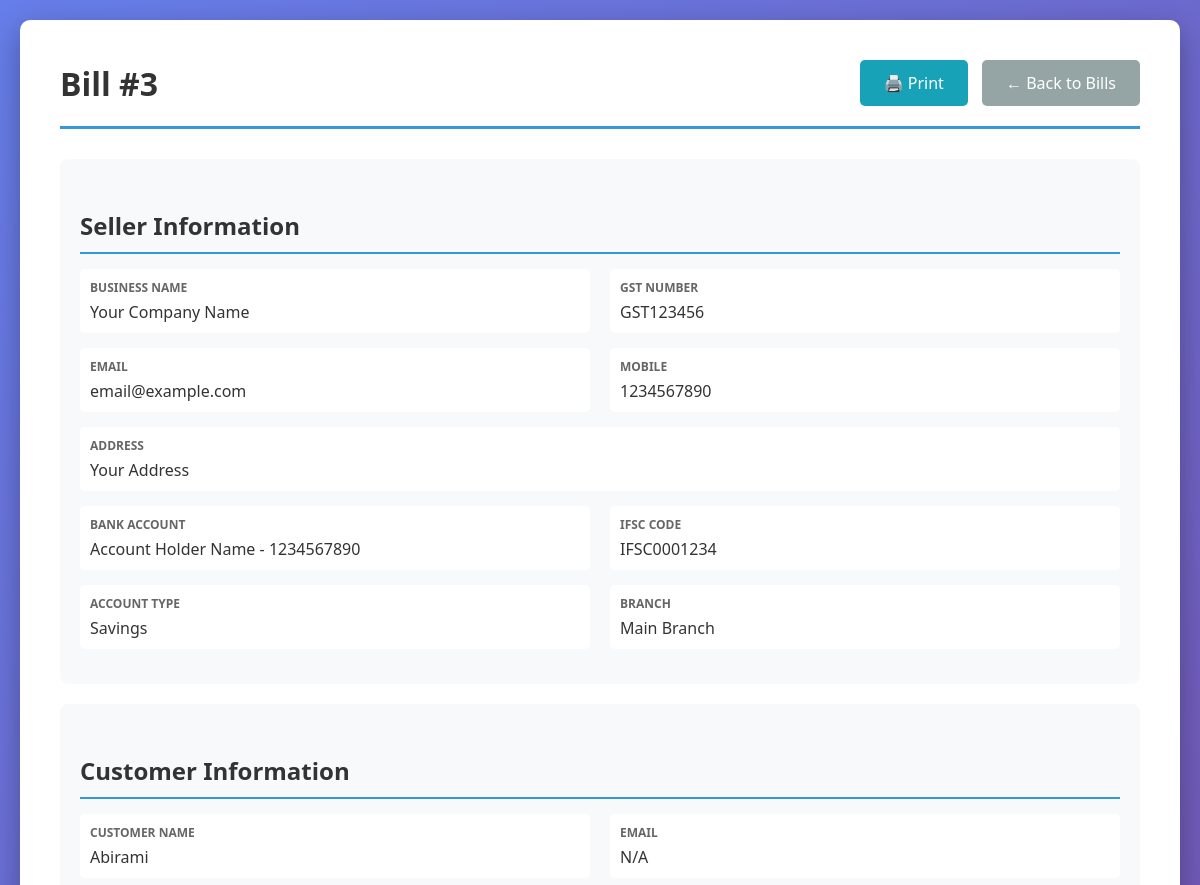
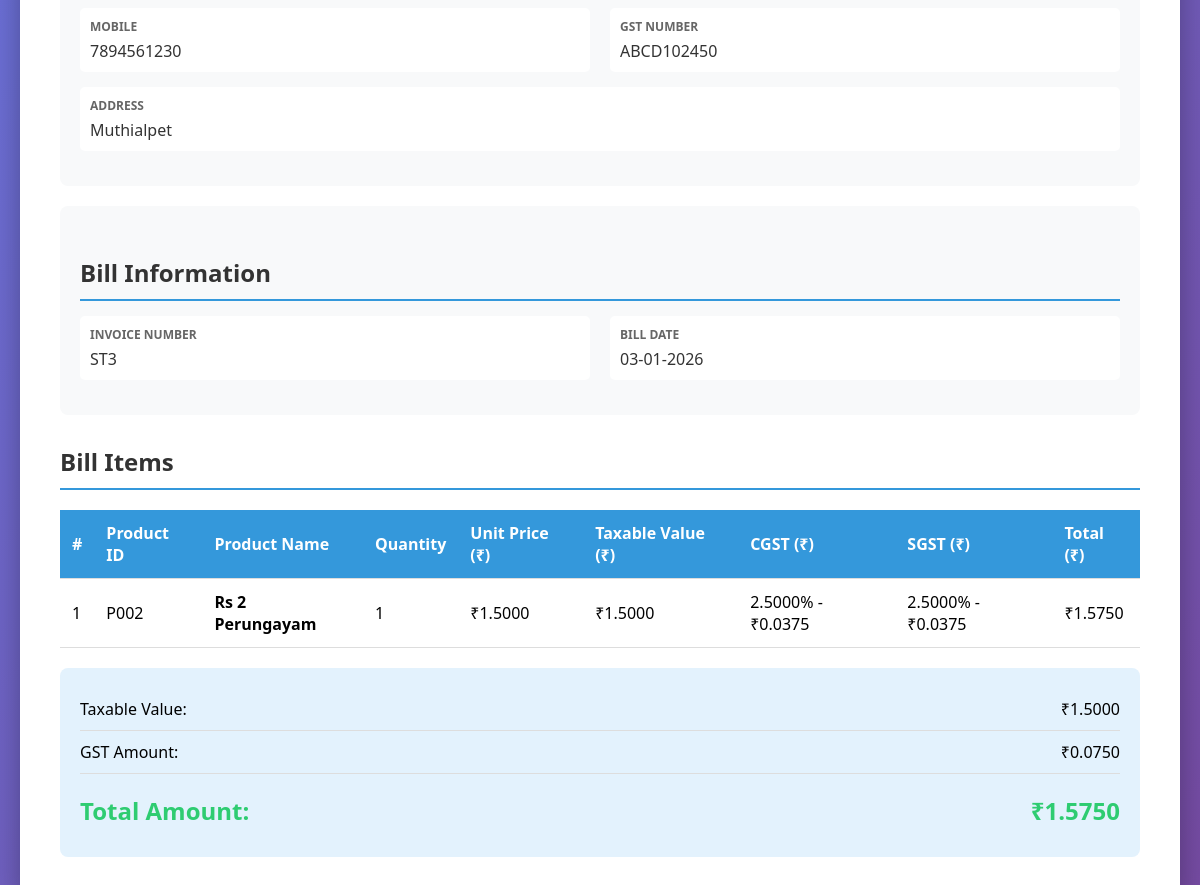
The app's page /billing/view/3 with its own data (2 pictures, top to bottom).
### tables this page shows
CREATE TABLE billing (
                    id INTEGER PRIMARY KEY AUTOINCREMENT,
                    bill_id TEXT UNIQUE NOT NULL,
                    customer_id INTEGER NOT NULL,
                    bill_date DATE NOT NULL,
                    subtotal REAL DEFAULT 0.0,
                    gst_amount REAL DEFAULT 0.0,
                    total_amount REAL NOT NULL DEFAULT 0.0,
                    payment_status TEXT DEFAULT 'Pending',
                    notes TEXT,
                    created_at TIMESTAMP DEFAULT CURRENT_TIMESTAMP,
                    FOREIGN KEY (customer_id) REFERENCES customers (id)
                );

CREATE TABLE seller_info (
            id INTEGER PRIMARY KEY AUTOINCREMENT,
            seller_name TEXT NOT NULL,
            address TEXT,
            email TEXT,
            mobile TEXT,
            gst_number TEXT,
            account_name TEXT,
            account_number TEXT,
            ifsc_code TEXT,
            account_type TEXT,
            branch TEXT,
            created_at TIMESTAMP DEFAULT CURRENT_TIMESTAMP,
            updated_at TIMESTAMP DEFAULT CURRENT_TIMESTAMP
        , state TEXT);

CREATE TABLE customers (
                    id INTEGER PRIMARY KEY AUTOINCREMENT,
                    customer_id TEXT UNIQUE NOT NULL,
                    vendor_code TEXT UNIQUE,
                    name TEXT NOT NULL,
                    email TEXT,
                    mobile TEXT,
                    address TEXT,
                    state TEXT,
                    gst_number TEXT,
                    created_at TIMESTAMP DEFAULT CURRENT_TIMESTAMP
                );

CREATE TABLE billing_items (
                    id INTEGER PRIMARY KEY AUTOINCREMENT,
                    bill_id INTEGER NOT NULL,
                    product_id INTEGER NOT NULL,
                    product_name TEXT NOT NULL,
                    quantity INTEGER NOT NULL DEFAULT 1,
                    unit_price REAL NOT NULL DEFAULT 0.0,
                    gst_percentage REAL NOT NULL DEFAULT 0.0,
                    gst_amount REAL NOT NULL DEFAULT 0.0,
                    cgst REAL NOT NULL DEFAULT 0.0,
                    sgst REAL NOT NULL DEFAULT 0.0,
                    igst REAL NOT NULL DEFAULT 0.0,
                    total REAL NOT NULL DEFAULT 0.0,
                    FOREIGN KEY (bill_id) REFERENCES billing (id) ON DELETE CASCADE,
                    FOREIGN KEY (product_id) REFERENCES inventory (id)
                );

CREATE TABLE inventory (
        id INTEGER PRIMARY KEY AUTOINCREMENT,
        product_id TEXT UNIQUE NOT NULL,
        product_name TEXT NOT NULL,
        hsn_code TEXT,
        manufacture_date DATE,
        expiry_month TEXT NOT NULL,
        quantity INTEGER NOT NULL DEFAULT 0,
        unit_price REAL NOT NULL DEFAULT 0.0,
        mrp REAL NOT NULL DEFAULT 0.0,
        gst_percentage REAL NOT NULL DEFAULT 0.0,
        created_at TIMESTAMP DEFAULT CURRENT_TIMESTAMP,
        updated_at TIMESTAMP DEFAULT CURRENT_TIMESTAMP
    , buy_price REAL NOT NULL DEFAULT 0.0, purchase_date DATE);

### routes/billing.py (the view)
@billing_bp.route('/view/<int:id>')
def view(id):
    conn = get_db_connection()
    bill = conn.execute('''
        SELECT b.*, c.name as customer_name, c.email, c.mobile, c.address, c.gst_number
        FROM billing b
        JOIN customers c ON b.customer_id = c.id
        WHERE b.id = ?
    ''', (id,)).fetchone()
    if not bill:
        flash('Bill not found!', 'error')
        conn.close()
        return redirect(url_for('billing.index'))
    bill_dict = dict(bill)
    if bill_dict['bill_date']:
        date_obj = datetime.strptime(bill_dict['bill_date'], '%Y-%m-%d')
        bill_dict['bill_date'] = date_obj.strftime('%d-%m-%Y')
    items = conn.execute('''
        SELECT bi.*, i.product_id as inventory_product_id
        FROM billing_items bi
        LEFT JOIN inventory i ON bi.product_id = i.id
        WHERE bi.bill_id = ?
        ORDER BY bi.id
    ''', (bill_dict['bill_id'],)).fetchall()
    seller = conn.execute('SELECT * FROM seller_info ORDER BY id DESC LIMIT 1').fetchone()
    conn.close()
    return render_template('billing/view.html', bill=bill_dict, items=items, seller=seller)

### database.py (called while the page is built)
def get_db_connection():
    conn = sqlite3.connect(DATABASE)
    conn.row_factory = sqlite3.Row
    return conn

### templates/billing/view.html (shortened to what this page needs)
<!DOCTYPE html>
<html lang="en">
<head>
</head>
<body>
    <div class="container">
        <div class="header">
            <h1>Bill #{{ bill['id'] }}</h1>
            <div class="no-print">
                <a href="{{ url_for('billing.print_bill', id=bill['id']) }}" target="_blank" class="btn btn-info">🖨️ Print</a>
                <a href="{{ url_for('billing.index') }}" class="btn btn-secondary">← Back to Bills</a>
            </div>
        </div>
        {% if seller %}
        <div class="info-section">
            <h2>Seller Information</h2>
            <div class="info-row">
                <div class="info-item">
                    <div class="info-label">Business Name</div>
                    <div class="info-value">{{ seller['seller_name'] }}</div>
                </div>
                <div class="info-item">
                    <div class="info-label">GST Number</div>
                    <div class="info-value">{{ seller['gst_number'] }}</div>
                </div>
            </div>
            <div class="info-row">
                <div class="info-item">
                    <div class="info-label">Email</div>
                    <div class="info-value">{{ seller['email'] }}</div>
                </div>
                <div class="info-item">
                    <div class="info-label">Mobile</div>
                    <div class="info-value">{{ seller['mobile'] }}</div>
                </div>
            </div>
            <div class="info-row">
                <div class="info-item" style="grid-column: 1 / -1;">
                    <div class="info-label">Address</div>
                    <div class="info-value">{{ seller['address'] }}</div>
                </div>
            </div>
            <div class="info-row">
                <div class="info-item">
                    <div class="info-label">Bank Account</div>
                    <div class="info-value">{{ seller['account_name'] }} - {{ seller['account_number'] }}</div>
                </div>
                <div class="info-item">
                    <div class="info-label">IFSC Code</div>
                    <div class="info-value">{{ seller['ifsc_code'] }}</div>
                </div>
            </div>
            <div class="info-row">
                <div class="info-item">
                    <div class="info-label">Account Type</div>
                    <div class="info-value">{{ seller['account_type'] }}</div>
                </div>
                <div class="info-item">
                    <div class="info-label">Branch</div>
                    <div class="info-value">{{ seller['branch'] }}</div>
                </div>
            </div>
        </div>
        {% endif %}
        <div class="info-section">
            <h2>Customer Information</h2>
            <div class="info-row">
                <div class="info-item">
                    <div class="info-label">Customer Name</div>
                    <div class="info-value">{{ bill['customer_name'] }}</div>
                </div>
                <div class="info-item">
                    <div class="info-label">Email</div>
                    <div class="info-value">{{ bill['email'] or 'N/A' }}</div>
                </div>
            </div>
            <div class="info-row">
                <div class="info-item">
                    <div class="info-label">Mobile</div>
                    <div class="info-value">{{ bill['mobile'] or 'N/A' }}</div>
                </div>
                <div class="info-item">
                    <div class="info-label">GST Number</div>
                    <div class="info-value">{{ bill['gst_number'] or 'N/A' }}</div>
                </div>
            </div>
            <div class="info-row">
                <div class="info-item" style="grid-column: 1 / -1;">
                    <div class="info-label">Address</div>
                    <div class="info-value">{{ bill['address'] or 'N/A' }}</div>
                </div>
            </div>
        </div>
        <div class="info-section">
            <h2>Bill Information</h2>
            <div class="info-row">
                <div class="info-item">
                    <div class="info-label">Invoice Number</div>
                    <div class="info-value">{{ bill['bill_id'] }}</div>
                </div>
                <div class="info-item">
                    <div class="info-label">Bill Date</div>
                    <div class="info-value">{{ bill['bill_date'] }}</div>
                </div>
            </div>
        </div>
        <h2>Bill Items</h2>
        {% set has_cgst_sgst = items|selectattr('cgst', 'greaterthan', 0)|list|length > 0 %}
        <table>
            <thead>
                <tr>
                    <th>#</th>
                    <th>Product ID</th>
                    <th>Product Name</th>
                    <th>Quantity</th>
                    <th>Unit Price (₹)</th>
                    <th>Taxable Value (₹)</th>
                    {% if has_cgst_sgst %}
                    <th>CGST (₹)</th>
                    <th>SGST (₹)</th>
                    {% endif %}
                    <th>Total (₹)</th>
                </tr>
            </thead>
            <tbody>
                {% for item in items %}
                {% set item_subtotal = item['quantity'] * item['unit_price'] %}
                <tr>
                    <td>{{ loop.index }}</td>
                    <td>{{ item['inventory_product_id'] or 'N/A' }}</td>
                    <td><strong>{{ item['product_name'] }}</strong></td>
                    <td>{{ item['quantity'] }}</td>
                    <td>₹{{ "%.4f"|format(item['unit_price']) }}</td>
                    <td>₹{{ "%.4f"|format(item_subtotal) }}</td>
                    {% if has_cgst_sgst %}
                    <td>{% if item['cgst'] > 0 %}{{ "%.4f"|format(item['gst_percentage'] / 2) }}% - ₹{{ "%.4f"|format(item['cgst']) }}{% else %}-{% endif %}</td>
                    <td>{% if item['sgst'] > 0 %}{{ "%.4f"|format(item['gst_percentage'] / 2) }}% - ₹{{ "%.4f"|format(item['sgst']) }}{% else %}-{% endif %}</td>
                    {% endif %}
                    <td>₹{{ "%.4f"|format(item['total']) }}</td>
                </tr>
                {% endfor %}
            </tbody>
        </table>
        <div class="totals-box">
            <div class="total-row">
                <span>Taxable Value:</span>
                <span>₹{{ "%.4f"|format(bill['subtotal']) }}</span>
            </div>
            <div class="total-row">
                <span>GST Amount:</span>
                <span>₹{{ "%.4f"|format(bill['gst_amount']) }}</span>
            </div>
            <div class="total-row">
                <span>Total Amount:</span>
                <span>₹{{ "%.4f"|format(bill['total_amount']) }}</span>
            </div>
        </div>
    </div>
</body>
</html>
</body>
</html>

### templates/billing/view.html (style rules this page uses)
* { margin: 0; padding: 0; box-sizing: border-box; }
body { font-family: 'Segoe UI', Tahoma, Geneva, Verdana, sans-serif; background: linear-gradient(135deg, #667eea 0%, #764ba2 100%); min-height: 100vh; padding: 20px; }
.container { max-width: 1200px; margin: 0 auto; background: white; border-radius: 10px; box-shadow: 0 10px 30px rgba(0,0,0,0.3); padding: 40px; }
.header { display: flex; justify-content: space-between; align-items: center; margin-bottom: 30px; padding-bottom: 20px; border-bottom: 3px solid #3498db; }
h1 { color: #333; }
.btn { padding: 12px 24px; border: none; border-radius: 5px; cursor: pointer; text-decoration: none; font-size: 16px; transition: all 0.3s; display: inline-block; }
.btn-secondary { background: #95a5a6; color: white; }
.btn-info { background: #17a2b8; color: white; margin-right: 10px; }
.info-section { background: #f8f9fa; padding: 20px; border-radius: 8px; margin-bottom: 20px; }
.info-row { display: grid; grid-template-columns: 1fr 1fr; gap: 20px; margin-bottom: 15px; }
.info-item { padding: 10px; background: white; border-radius: 5px; }
.info-label { font-size: 12px; color: #666; font-weight: 600; text-transform: uppercase; margin-bottom: 5px; }
.info-value { font-size: 16px; color: #333; }
h2 { color: #333; margin: 30px 0 15px 0; padding-bottom: 10px; border-bottom: 2px solid #3498db; }
table { width: 100%; border-collapse: collapse; margin: 20px 0; }
th, td { padding: 12px; text-align: left; border-bottom: 1px solid #ddd; }
th { background: #3498db; color: white; font-weight: 600; }
.totals-box { background: #e3f2fd; padding: 20px; border-radius: 8px; margin-top: 20px; }
.total-row { display: flex; justify-content: space-between; padding: 10px 0; border-bottom: 1px solid #ddd; font-size: 16px; }
.total-row:last-child { border-bottom: none; font-size: 24px; font-weight: bold; color: #2ecc71; margin-top: 10px; }

### records on screen
billing: id "3", bill_id "ST3", bill_date "03-01-2026", subtotal "1.5000", gst_amount "0.0750", total_amount "1.5750"
seller_info: seller_name "Your Company Name", gst_number "GST123456", email "email@example.com", mobile "1234567890", address "Your Address", account_name "Account Holder Name", account_number "1234567890", ifsc_code "IFSC0001234", account_type "Savings", branch "Main Branch"
customers: customer_name "Abirami", email "N/A", mobile "7894561230", gst_number "ABCD102450", address "Muthialpet"
billing_items: product_id "P002", product_name "Rs 2 Perungayam", quantity "1", unit_price "1.5000", item_subtotal "1.5000", item['gst_percentage']/2 "2.5000", cgst "0.0375", sgst "0.0375", total "1.5750"
